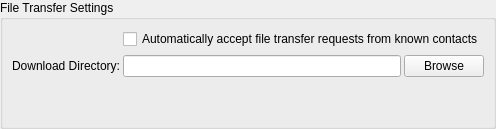
      <widget class="QWidget" name="file_transfers_page">
       <layout class="QVBoxLayout" name="file_transfer_layout">
        <property name="margin">
         <number>0</number>
        </property>
        <item>
         <widget class="QGroupBox" name="file_transfer_group_box">
          <property name="title">
           <string>File Transfer Settings</string>
          </property>
          <layout class="QGridLayout" name="file_transfer_box_layout">
           <property name="horizontalSpacing">
            <number>3</number>
           </property>
           <item row="0" column="1" colspan="2">
            <widget class="QCheckBox" name="auto_accept_files_button">
             <property name="text">
              <string>Automatically accept file transfer requests from known contacts</string>
             </property>
            </widget>
           </item>
           <item row="1" column="0">
            <widget class="QLabel" name="download_directory_label">
             <property name="text">
              <string>Download Directory:</string>
             </property>
             <property name="alignment">
              <set>Qt::AlignRight|Qt::AlignTrailing|Qt::AlignVCenter</set>
             </property>
            </widget>
           </item>
           <item row="1" column="1">
            <widget class="LocationBar" name="download_directory_editor">
             <property name="readOnly">
              <bool>true</bool>
             </property>
            </widget>
           </item>
           <item row="1" column="2">
            <widget class="QPushButton" name="download_directory_browse_button">
             <property name="text">
              <string>Browse</string>
             </property>
            </widget>
           </item>
           <item row="2" column="0" colspan="3">
            <spacer name="file_transfer_spacer">
             <property name="orientation">
              <enum>Qt::Vertical</enum>
             </property>
             <property name="sizeHint" stdset="0">
              <size>
               <width>20</width>
               <height>40</height>
              </size>
             </property>
            </spacer>
           </item>
          </layout>
         </widget>
        </item>
       </layout>
      </widget>
